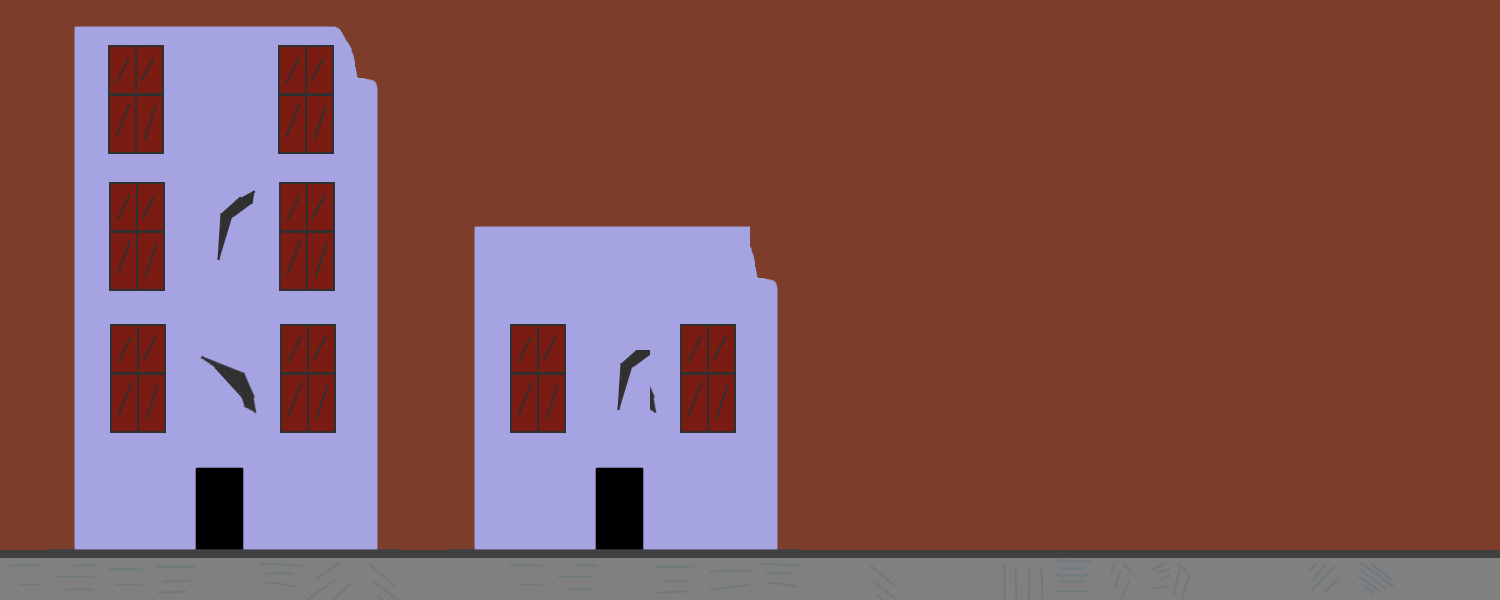

Rendered tile map (Tiled .tmx) drawn with the repository's tilesets; below, a short description and the full map source, tile grids included:
An orthogonal 30x12 tile map with 50x50 px tiles, 2 tile layers (Tile Layer 1, ground).

<map version="1.2" tiledversion="1.3.5" orientation="orthogonal" renderorder="right-down" width="30" height="12" tilewidth="50" tileheight="50" infinite="0" nextlayerid="3" nextobjectid="1">
 <tileset firstgid="1" name="levelTwo" tilewidth="50" tileheight="50" tilecount="240" columns="20">
  <image source="levelTwo.png" width="1000" height="600" />
 </tileset>
 <layer id="1" name="Tile Layer 1" width="30" height="12">
  <data encoding="csv">
178,1,2,3,4,5,6,7,178,8,8,8,8,8,8,8,8,8,178,178,178,178,178,178,178,178,178,178,178,178,
178,21,22,23,24,25,26,27,178,8,8,8,8,8,8,8,178,8,178,178,178,178,178,178,178,178,178,178,178,178,
178,41,42,43,44,45,46,47,178,8,8,8,8,8,8,8,8,8,178,178,178,178,178,178,178,178,178,178,178,178,
178,61,62,63,64,65,66,67,178,8,8,8,8,8,8,8,8,178,178,178,178,178,178,178,178,178,178,178,178,178,
178,81,82,83,84,85,86,87,178,1,4,4,4,4,4,7,178,178,178,178,178,178,178,178,178,178,178,178,178,178,
178,101,102,103,104,105,106,107,178,21,44,44,44,44,44,27,178,178,178,178,178,178,178,178,178,178,178,178,178,178,
178,121,122,123,124,125,126,127,178,121,122,123,124,125,126,127,178,178,178,178,178,178,178,178,178,178,178,178,178,178,
178,141,142,143,144,145,146,147,178,141,142,143,84,145,146,147,178,178,178,178,178,178,178,178,178,178,178,178,178,178,
178,161,162,163,164,165,166,167,178,161,162,163,104,165,166,167,178,178,178,178,178,178,178,178,178,178,178,178,178,178,
178,181,182,183,184,185,186,187,178,181,182,183,184,185,186,187,178,178,178,178,178,178,178,178,178,178,178,178,178,178,
178,201,202,203,204,205,206,207,178,201,202,203,204,205,206,207,178,178,178,178,178,178,178,178,178,178,178,178,178,178,
221,222,223,224,239,226,227,228,239,239,221,222,239,224,225,226,239,228,239,239,231,232,233,234,239,239,237,238,239,240
</data>
 </layer>
 <layer id="2" name="ground" width="30" height="12">
  <data encoding="csv">
0,0,0,0,0,0,0,0,0,0,0,0,0,0,0,0,0,0,0,0,0,0,0,0,0,0,0,0,0,0,
0,0,0,0,0,0,0,0,0,0,0,0,0,0,0,0,0,0,0,0,0,0,0,0,0,0,0,0,0,0,
0,0,0,0,0,0,0,0,0,0,0,0,0,0,0,0,0,0,0,0,0,0,0,0,0,0,0,0,0,0,
0,0,0,0,0,0,0,0,0,0,0,0,0,0,0,0,0,0,0,0,0,0,0,0,0,0,0,0,0,0,
0,0,0,0,0,0,0,0,0,0,0,0,0,0,0,0,0,0,0,0,0,0,0,0,0,0,0,0,0,0,
0,0,0,0,0,0,0,0,0,0,0,0,0,0,0,0,0,0,0,0,0,0,0,0,0,0,0,0,0,0,
0,0,0,0,0,0,0,0,0,0,0,0,0,0,0,0,0,0,0,0,0,0,0,0,0,0,0,0,0,0,
0,0,0,0,0,0,0,0,0,0,0,0,0,0,0,0,0,0,0,0,0,0,0,0,0,0,0,0,0,0,
0,0,0,0,0,0,0,0,0,0,0,0,0,0,0,0,0,0,0,0,0,0,0,0,0,0,0,0,0,0,
0,0,0,0,0,0,0,0,0,0,0,0,0,0,0,0,0,0,0,0,0,0,0,0,0,0,0,0,0,0,
0,0,0,0,0,0,0,0,0,0,0,0,0,0,0,0,0,0,0,0,0,0,0,0,0,0,0,0,0,0,
221,222,223,224,239,226,227,228,239,239,221,222,239,224,225,226,239,228,239,239,231,232,233,234,239,239,237,238,239,240
</data>
 </layer>
</map>
